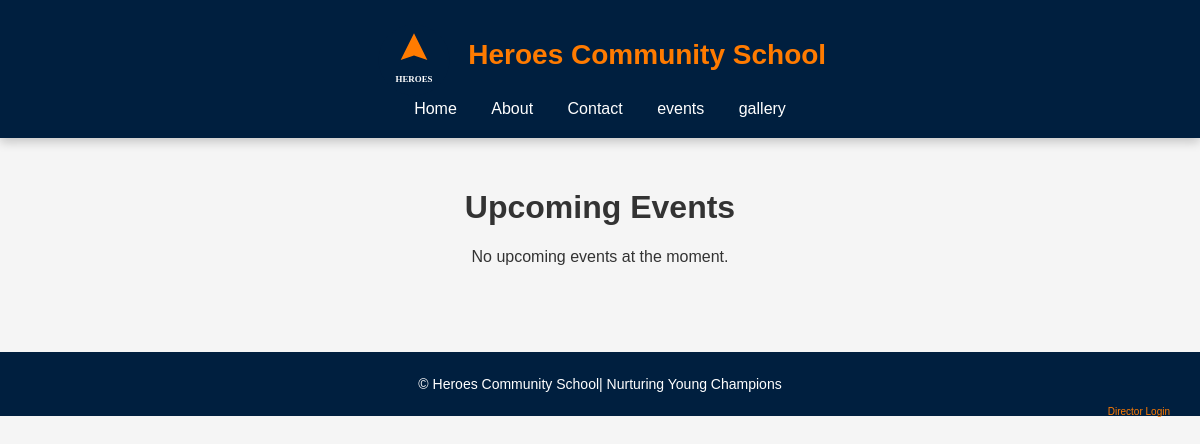
/events/, run on an earlier commit of the app's database.
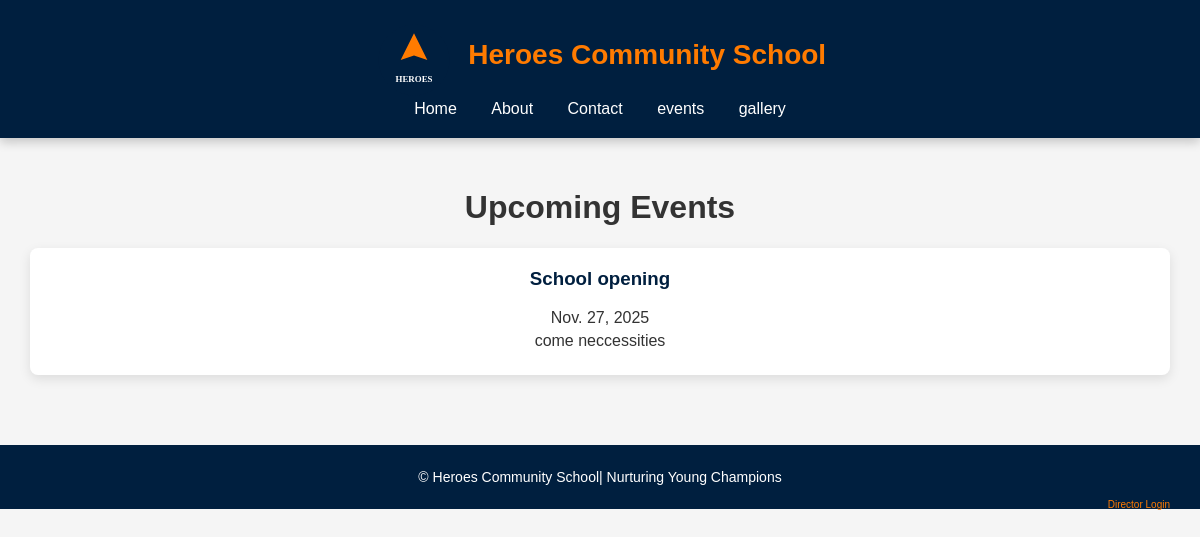
And on a later commit of the database.
### main/models.py (models this page shows, shortened)
class Event(models.Model):
    title = models.CharField(max_length=200)
    description = models.TextField(blank=True)
    date = models.DateField(default=datetime.date.today)
    date_posted = models.DateTimeField(auto_now_add=True)

### main/views.py (the view)
# urls.py: path('events/', manage_events, name='manage_events'),
def events(request):
    events = Event.objects.all().order_by('-date')
    return render(request, 'events.html', {'events': events})

### templates/events.html (shortened to what this page needs)
{% extends 'base.html' %}
{% load static %}
{% block content %}
<h1>Upcoming Events</h1>
{% if events %}
    <div class="events-container">
        {% for event in events %}
            <div class="event-card">
                <h3>{{ event.title }}</h3>
                <p>{{ event.date }}</p>
                <p>{{ event.description }}</p>
            </div>
        {% endfor %}
    </div>
{% else %}
    <p>No upcoming events at the moment.</p>
{% endif %}
{% endblock %}

### templates/base.html (shortened to what this page needs)
<!DOCTYPE html>
<html lang="en">
{% load static %}
<head>
  <link rel="stylesheet" href="{% static 'css/style.css' %}">
</head>
<body>
  <header class="navbar">
    <img src="{% static 'css/images/logo.svg' %}" alt="Heroes Academy Logo" width="80" style="vertical-align: middle;">
    <h1 style="display: inline; color: #ff7b00; margin-left: 10px;">Heroes Community School</h1>
    <nav>
      <a href="/">Home</a>
      <a href="/about/">About</a>
      <a href="/contact/">Contact</a>
      <a href="/events/">events</a>
      <a href="/gallery/">gallery</a>
    </nav>
  </header>
  <main>
    {% block content %}
    {% endblock %}
  </main>
  <footer>
    <p>© {{ now|date:"Y" }} Heroes Community School| Nurturing Young Champions</p>
    <a href="{% url 'director_login' %}"
       style="font-size: 10px; color: #ff7b00; text-decoration: none; float: right; margin-right: 20px;">
       Director Login
    </a>
  </footer>
</body>
</html>

### static/css/style.css (style rules this page uses)
body { font-family: 'Poppins', sans-serif; margin: 0; padding: 0; background-color: #f5f5f5; color: #333; text-align: center; }
.navbar { background-color: #001f3f; color: white; padding: 20px 0; box-shadow: 0 4px 10px rgba(0,0,0,0.2); }
.navbar h1 { color: #ff7b00; margin: 0; font-size: 28px; }
nav a { color: white; margin: 0 15px; text-decoration: none; font-weight: 500; transition: color 0.3s; }
main { padding: 30px; }
footer { background-color: #001f3f; color: #fff; padding: 10px; margin-top: 40px; font-size: 14px; }

### templates/events.html (style rules this page uses)
.events-container { display: grid; grid-template-columns: repeat(auto-fit, minmax(250px, 1fr)); gap: 20px; margin-top: 20px; }
.event-card { background-color: #fff; padding: 20px; border-radius: 8px; box-shadow: 0 4px 12px rgba(0,0,0,0.1); }
.event-card h3 { margin-top: 0; color: #001f3f; }
.event-card p { margin: 5px 0; }

What changed in the data, as far as the page shows it:
added Event: title "School opening", date "Nov. 27, 2025", description "come neccessities"
Also different on the page:
text no longer shown: "No upcoming events at the moment."
